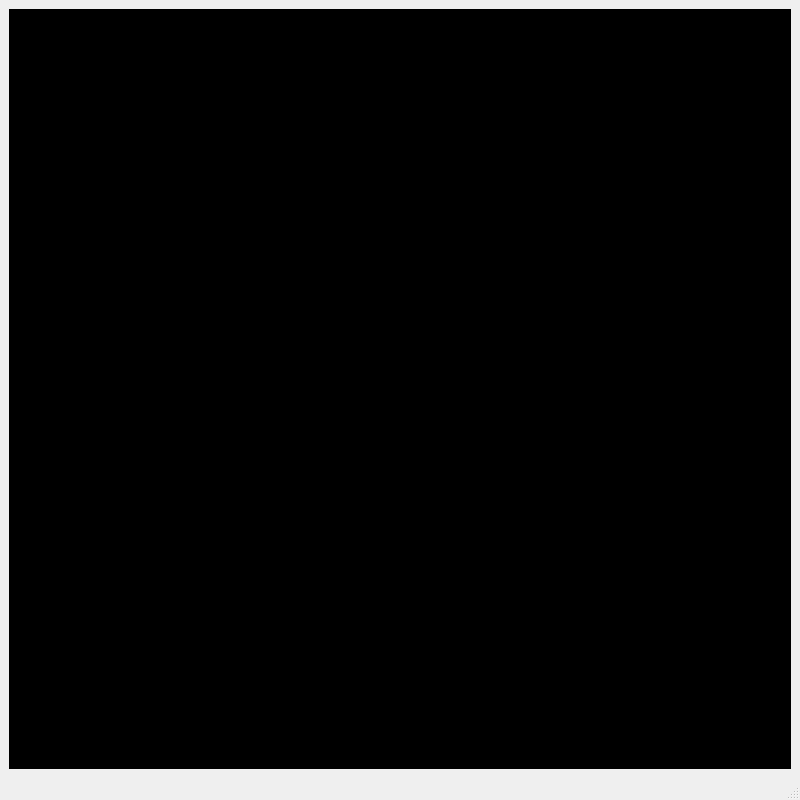
<?xml version="1.0" encoding="UTF-8"?>
<ui version="4.0">
 <class>MainWindow</class>
 <widget class="QMainWindow" name="MainWindow">
  <property name="geometry">
   <rect>
    <x>0</x>
    <y>0</y>
    <width>800</width>
    <height>800</height>
   </rect>
  </property>
  <property name="windowTitle">
   <string>MainWindow</string>
  </property>
  <widget class="QWidget" name="centralwidget">
   <layout class="QHBoxLayout" name="horizontalLayout">
    <item>
     <widget class="phillib::GraphicsView" name="widget" native="true">
      <property name="styleSheet">
       <string notr="true">background-color: rgb(0, 0, 0);</string>
      </property>
     </widget>
    </item>
   </layout>
  </widget>
  <widget class="QMenuBar" name="menubar">
   <property name="geometry">
    <rect>
     <x>0</x>
     <y>0</y>
     <width>800</width>
     <height>24</height>
    </rect>
   </property>
  </widget>
  <widget class="QStatusBar" name="statusbar"/>
 </widget>
 <customwidgets>
  <customwidget>
   <class>phillib::GraphicsView</class>
   <extends>QWidget</extends>
   <header>GraphicsView.h</header>
   <container>1</container>
  </customwidget>
 </customwidgets>
 <resources/>
 <connections/>
</ui>
